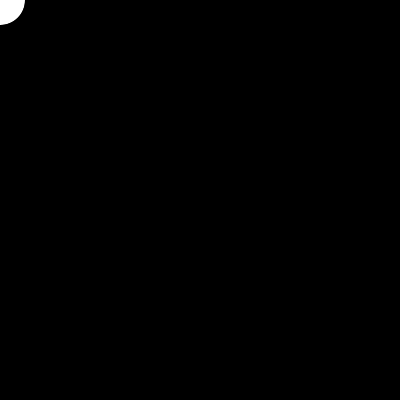
Frame 1 (no input)
Frame 60 (the mouse pressed at the canvas centre just before this capture): identical to frame 1, image omitted
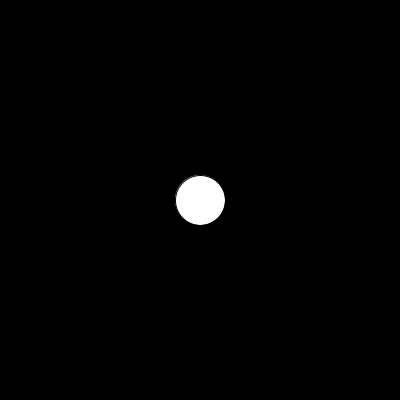
Frame 120 (the mouse held since frame 60 and released just before this capture)

The Processing sketch that drew these frames (run headless with seeded random() and noise(); from frame 60 on, the mouse is pressed at the canvas centre):

// Processing sketch: base
// ── base.pde
void setup() {
  size(400,400);
  //fulScreen();
}

void draw() {
  background(0);
  int x = mouseX;
  int y = mouseY;
  println(x,y);
  ellipse(x,y,50,50);
}
